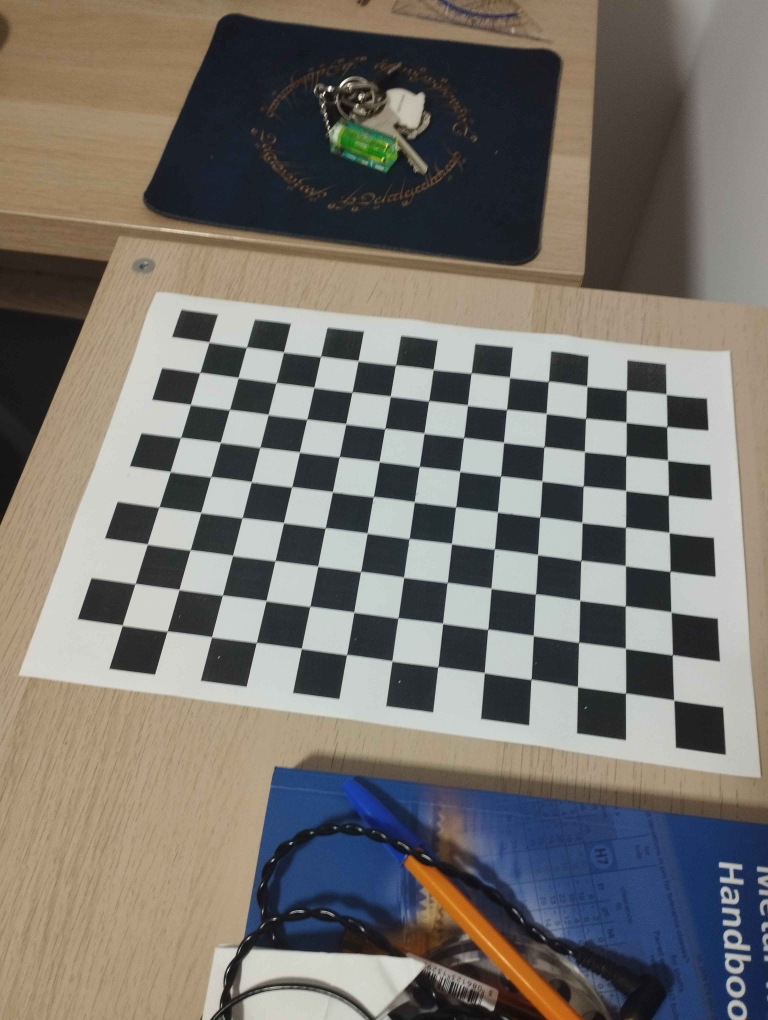
#> input picture TestVoorbereiding/phonecamera.jpg, 3072 x 4080 px (shown at 1/4 size)
$ python MetAI_AndereDingTho.py
#> lines starting #> are read from the running program, lines starting #| are printed output that depends on the picture
import numpy as np
import cv2
import glob

# --- CONFIGURATION ---
CHECKERBOARD = (13, 9)  # Internal corners (width, height)
SQUARE_SIZE = 20  # Size of a square in your preferred unit (e.g., 25mm)
IMAGES_PATH = 'phonecamera.jpg'
SAVE_FILE = "calibration_params.yaml"


def calibrate_and_save():
    # Prepare object points based on the real-world geometry of the board
    objp = np.zeros((CHECKERBOARD[0] * CHECKERBOARD[1], 3), np.float32)
    objp[:, :2] = np.mgrid[0:CHECKERBOARD[0], 0:CHECKERBOARD[1]].T.reshape(-1, 2)
    objp *= SQUARE_SIZE

    objpoints = []  # 3d point in real world space
    imgpoints = []  # 2d points in image plane.

    images = glob.glob(IMAGES_PATH)

    if not images:
        print("No images found! Check your IMAGES_PATH.")
        return

    gray = None
    for fname in images:
        img = cv2.imread(fname)
#> img is the input picture: shape (4080, 3072, 3); mean B, G, R 109.6, 115.4, 119.5
        gray = cv2.cvtColor(img, cv2.COLOR_BGR2GRAY)
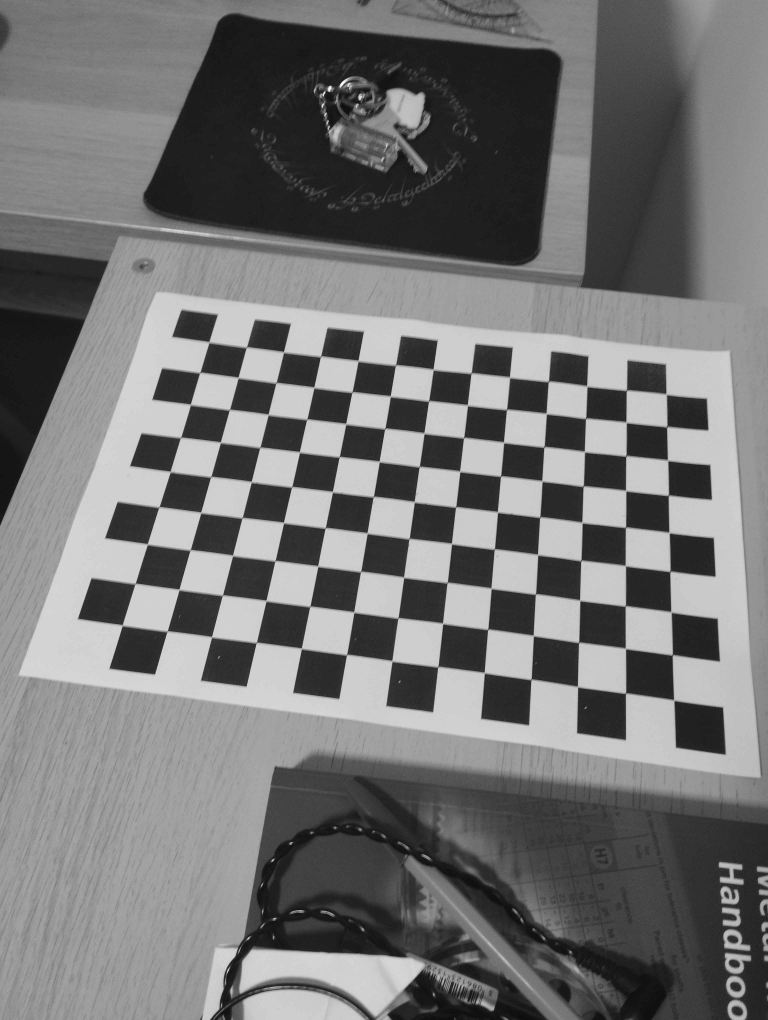
#> gray: shape (4080, 3072) (shown at 1/4 size); min 0, max 255, mean 115.9

        # Find the chess board corners
        ret, corners = cv2.findChessboardCorners(gray, CHECKERBOARD, None)
#> ret = True; corners = 117 rows, first 8: [837, 1370], [986.8, 1390], [1134.3, 1408.2], [1284.1, 1428.8], [1434, 1444], [1583.5, 1461], [1733.1, 1478.5], [1885.9, 1494.6]

        if ret:
            objpoints.append(objp)
            # Refine corners for sub-pixel accuracy
            criteria = (cv2.TERM_CRITERIA_EPS + cv2.TERM_CRITERIA_MAX_ITER, 30, 0.001)
            corners2 = cv2.cornerSubPix(gray, corners, (11, 11), (-1, -1), criteria)
#> corners2 = 117 rows, first 8: [837.3, 1368.8], [986.7, 1390], [1135.4, 1408.9], [1283.6, 1426.6], [1432.9, 1444.5], [1583.5, 1461.4], [1733.5, 1478.7], [1885.5, 1494.5]
            imgpoints.append(corners2)

    # Perform the actual calibration
    print("Calibrating... please wait.")
    ret, mtx, dist, rvecs, tvecs = cv2.calibrateCamera(objpoints, imgpoints, gray.shape[::-1], None, None)
#> ret = 1.3; mtx = [[2911.4, 0, 1565.1], [0, 2814.5, 2011.9], [0, 0, 1]]; dist = [[0.112, -0.27, -0.00598, 0.00233, 0.403]]; rvecs = ([-0.436, 0.0197, 0.136],); tvecs = ([-96.75, -87.48, 390.7],)

    if ret:
        # Save results to YAML
        fs = cv2.FileStorage(SAVE_FILE, cv2.FILE_STORAGE_WRITE)
        fs.write("camera_matrix", mtx)
        fs.write("distortion_coefficients", dist)
        fs.release()
        print(f"Calibration successful. Parameters saved to {SAVE_FILE}")

    return mtx, dist


def load_and_undistort(image_path, mtx=None, dist=None):
    # If mtx/dist aren't provided, load them from the file
    if mtx is None or dist is None:
        fs = cv2.FileStorage(SAVE_FILE, cv2.FILE_STORAGE_READ)
        mtx = fs.getNode("camera_matrix").mat()
        dist = fs.getNode("distortion_coefficients").mat()
        fs.release()

    img = cv2.imread(image_path)
    h, w = img.shape[:2]

    # Get the optimal matrix to handle image borders
    new_mtx, roi = cv2.getOptimalNewCameraMatrix(mtx, dist, (w, h), 1, (w, h))

    # Undistort
    dst = cv2.undistort(img, mtx, dist, None, new_mtx)

    # Optional: Crop the result based on the Region of Interest (ROI)
    x, y, w, h = roi
    dst = dst[y:y + h, x:x + w]

    return img, dst


# --- EXECUTION ---
if __name__ == "__main__":
    # Step 1: Calibrate once and save
    mtx, dist = calibrate_and_save()
#> dist = [[0.112, -0.27, -0.00598, 0.00233, 0.403]]

    # Step 2: Test it on a single image
    # Replace 'test_image.jpg' with a real file path
    try:
        original, corrected = load_and_undistort('phonecamera.jpg', mtx, dist)
#> in load_and_undistort, `new_mtx, roi = cv2.getOptimalNewCameraMatrix(mtx, dist, (w, h), 1, (w,..`: new_mtx = [[2964.1, 0, 1569.7], [0, 2918.6, 1993.2], [0, 0, 1]]; roi = (96, 80, 2886, 3908)
#> in load_and_undistort, `dst = cv2.undistort(img, mtx, dist, None, new_mtx)`:
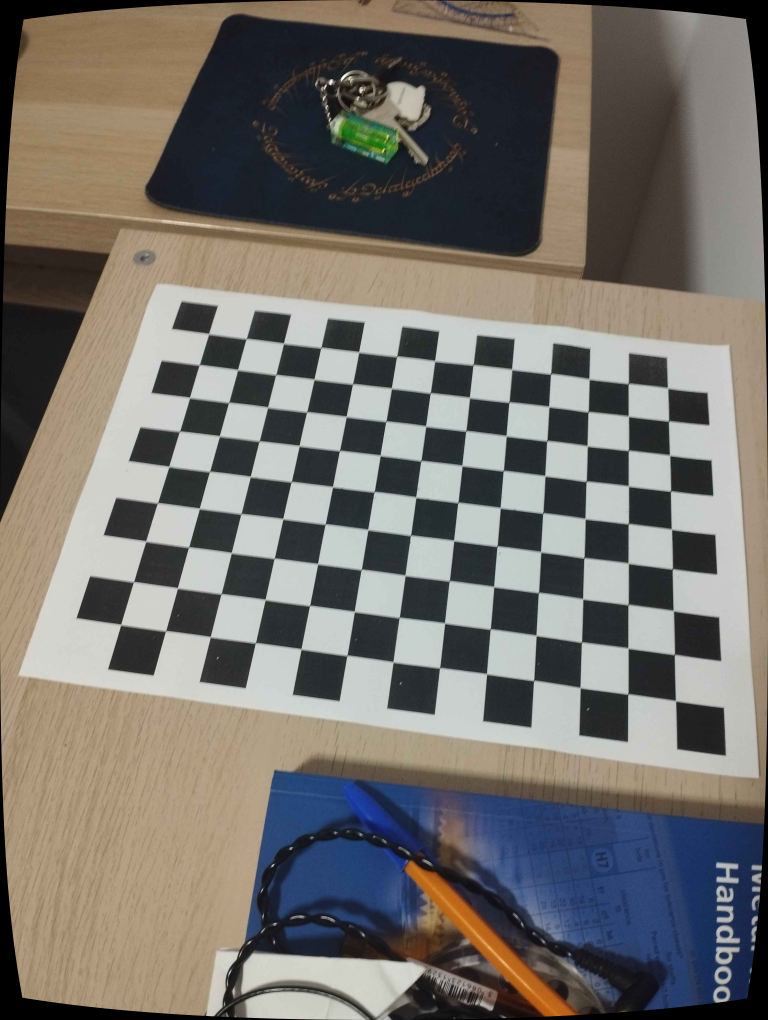
#> dst: shape (4080, 3072, 3) (shown at 1/4 size); mean B, G, R 107.6, 113, 116.6
#> in load_and_undistort, `x, y, w, h = roi`: x = 96; y = 80; w = 2886; h = 3908
#> in load_and_undistort, `dst = dst[y:y + h, x:x + w]`:
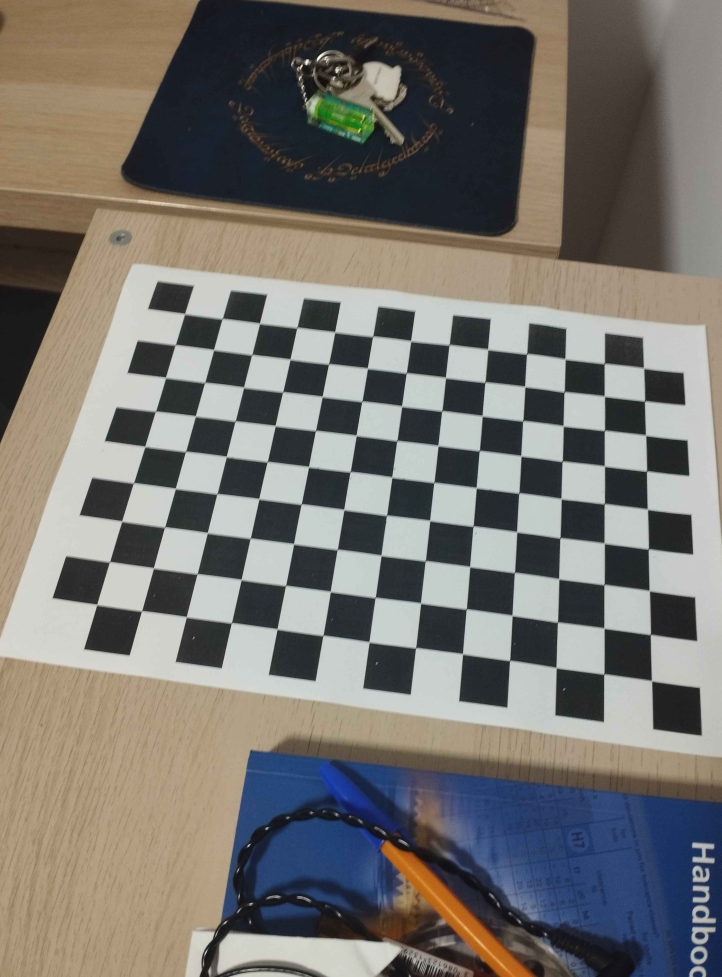
#> dst: shape (3908, 2886, 3) (shown at 1/4 size); mean B, G, R 111.3, 116, 119
        #cv2.imshow('Before (Distorted)', original)
        #cv2.imshow('After (Corrected)', corrected)

        cv2.namedWindow('Before (Distorted)', cv2.WINDOW_NORMAL)
        cv2.resizeWindow('Before (Distorted)', 800, 600)  # Set display size
        cv2.imshow('Before (Distorted)', original)

        cv2.namedWindow('After (Corrected)', cv2.WINDOW_NORMAL)
        cv2.resizeWindow('After (Corrected)', 800, 600)  # Set display size
        cv2.imshow('After (Corrected)', original)


        cv2.waitKey(0)
        cv2.destroyAllWindows()
    except Exception as e:
        print(f"Could not run test image: {e}")
